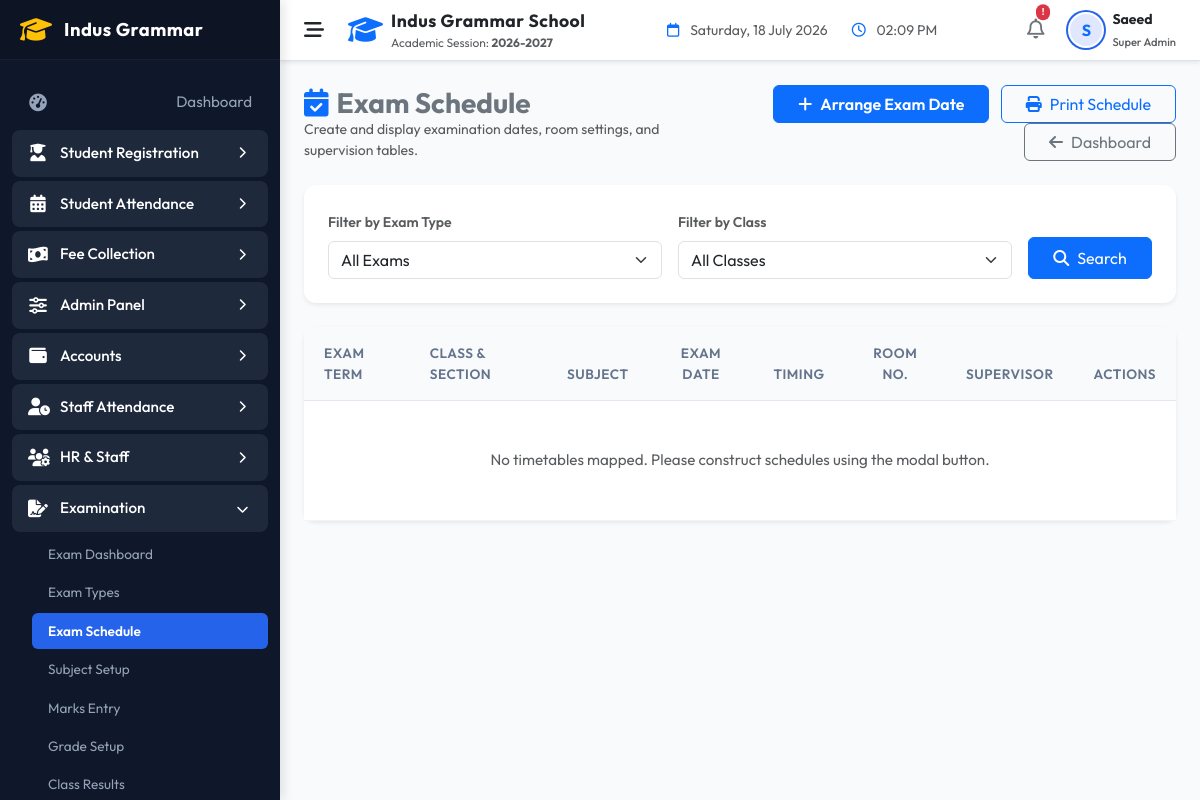
Before: /indus-grammar-school-erp/modules/examination/schedule.php (signed in) with the older database file.
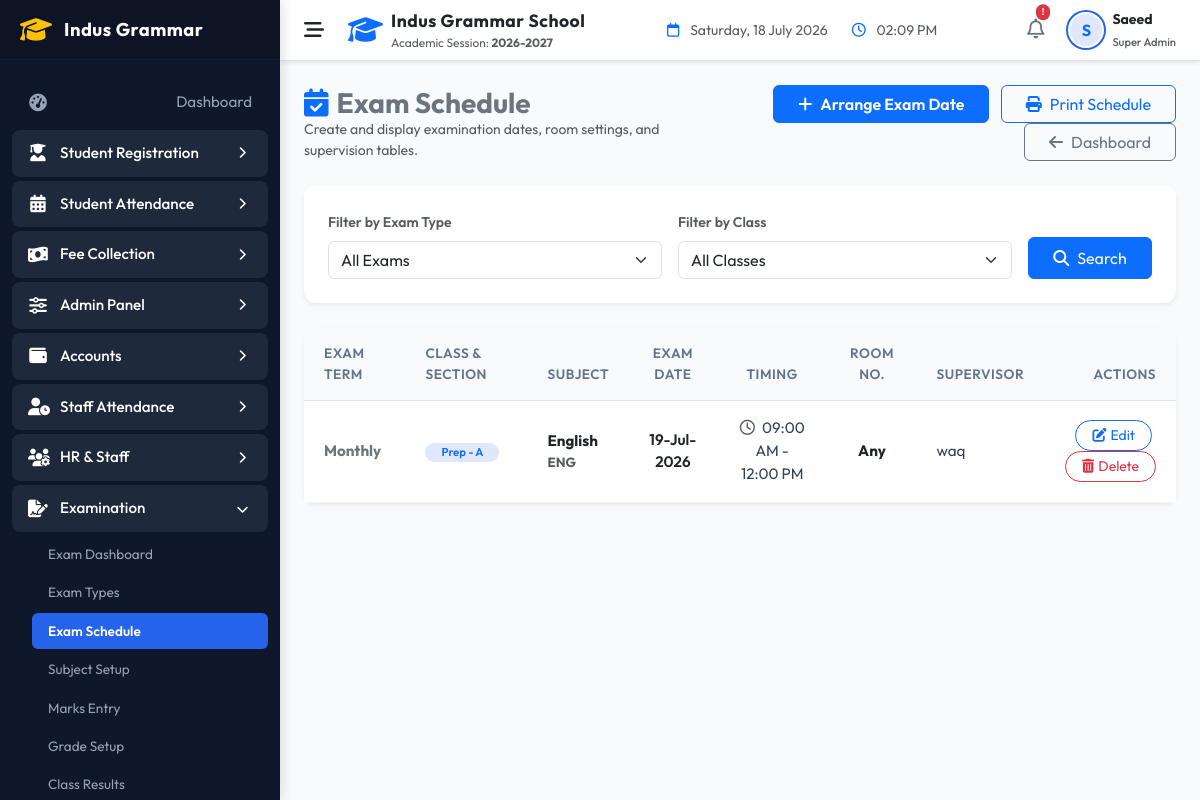
After: the same page with the newer database file.
### tables this page shows
CREATE TABLE `exam_schedule` (
  `id` int NOT NULL AUTO_INCREMENT,
  `exam_type_id` int NOT NULL,
  `class_id` int NOT NULL,
  `subject_id` int NOT NULL,
  `exam_date` date NOT NULL,
  `start_time` time DEFAULT NULL,
  `end_time` time DEFAULT NULL,
  `room` varchar(50) DEFAULT NULL,
  `supervisor` varchar(100) DEFAULT NULL,
  `created_at` timestamp NULL DEFAULT CURRENT_TIMESTAMP,
  PRIMARY KEY (`id`),
  KEY `exam_type_id` (`exam_type_id`),
  KEY `class_id` (`class_id`),
  KEY `subject_id` (`subject_id`),
  CONSTRAINT `exam_schedule_ibfk_1` FOREIGN KEY (`exam_type_id`) REFERENCES `exam_types` (`id`) ON DELETE CASCADE,
  CONSTRAINT `exam_schedule_ibfk_2` FOREIGN KEY (`class_id`) REFERENCES `classes` (`id`) ON DELETE CASCADE,
  CONSTRAINT `exam_schedule_ibfk_3` FOREIGN KEY (`subject_id`) REFERENCES `subjects` (`id`) ON DELETE CASCADE
);

CREATE TABLE `exam_types` (
  `id` int NOT NULL AUTO_INCREMENT,
  `exam_name` varchar(100) NOT NULL,
  `academic_session` varchar(50) NOT NULL,
  `academic_type` enum('School','Academy') NOT NULL DEFAULT 'School',
  `start_date` date NOT NULL,
  `end_date` date NOT NULL,
  `total_marks` int NOT NULL DEFAULT '100',
  `passing_percentage` decimal(5,2) NOT NULL DEFAULT '40.00',
  `status` enum('Active','Inactive') DEFAULT 'Active',
  `created_at` timestamp NULL DEFAULT CURRENT_TIMESTAMP,
  `updated_at` timestamp NULL DEFAULT CURRENT_TIMESTAMP ON UPDATE CURRENT_TIMESTAMP,
  PRIMARY KEY (`id`)
);

CREATE TABLE `classes` (
  `id` int NOT NULL AUTO_INCREMENT,
  `class_name` varchar(50) NOT NULL,
  `section` varchar(10) NOT NULL,
  `created_at` timestamp NULL DEFAULT CURRENT_TIMESTAMP,
  PRIMARY KEY (`id`),
  UNIQUE KEY `idx_class_section` (`class_name`,`section`)
);

CREATE TABLE `subjects` (
  `id` int NOT NULL AUTO_INCREMENT,
  `subject_name` varchar(100) NOT NULL,
  `subject_code` varchar(20) NOT NULL,
  `class_id` int NOT NULL,
  `total_marks` int NOT NULL DEFAULT '100',
  `created_at` timestamp NULL DEFAULT CURRENT_TIMESTAMP,
  `academic_type` enum('School','Academy') NOT NULL DEFAULT 'School',
  `passing_marks` int NOT NULL DEFAULT '40',
  `teacher_id` int DEFAULT NULL,
  `status` enum('Active','Inactive') DEFAULT 'Active',
  PRIMARY KEY (`id`),
  UNIQUE KEY `idx_subject_class` (`subject_code`,`class_id`),
  KEY `class_id` (`class_id`),
  KEY `fk_subject_teacher` (`teacher_id`),
  CONSTRAINT `fk_subject_teacher` FOREIGN KEY (`teacher_id`) REFERENCES `staff` (`id`) ON DELETE SET NULL,
  CONSTRAINT `subjects_ibfk_1` FOREIGN KEY (`class_id`) REFERENCES `classes` (`id`) ON DELETE CASCADE
);

### indus-grammar-school-erp/models/ExamSchedule.php (called while the page is built, shortened)
<?php
class ExamSchedule {
    public static function all(int $examTypeId = 0, int $classId = 0): array {
        try {
            $db = Database::getConnection();
            $sql = "
                SELECT es.*, et.exam_name, c.class_name, c.section, s.subject_name, s.subject_code
                FROM exam_schedule es
                JOIN exam_types et ON es.exam_type_id = et.id
                JOIN classes c ON es.class_id = c.id
                JOIN subjects s ON es.subject_id = s.id
                WHERE 1=1
            ";
            $params = [];
            $sql .= " ORDER BY es.exam_date ASC, es.start_time ASC";
            $stmt = $db->prepare($sql);
            $stmt->execute($params);
            return $stmt->fetchAll(PDO::FETCH_ASSOC);
        } catch (PDOException $e) {
            error_log("ExamSchedule::all error: " . $e->getMessage());
            return [];
        }
    }
}

### indus-grammar-school-erp/modules/examination/schedule.php (the view, shortened to what the changed rows need)
<?php
include_once __DIR__ . '/../../includes/header.php';
$userRole = $_SESSION['role_code'] ?? '';
$isStaff = in_array($userRole, [ROLE_SUPER_ADMIN, ROLE_SCHOOL_ADMIN, 'teacher', 'exam_controller']);
$selectedExam = isset($_GET['exam_type_id']) ? (int)$_GET['exam_type_id'] : 0;
$selectedClass = isset($_GET['class_id']) ? (int)$_GET['class_id'] : 0;
$schedules = ExamSchedule::all($selectedExam, $selectedClass);
?>
<div class="card border-0 shadow-sm" style="border-radius:12px;" id="schedulePrintArea">
    <div class="card-body p-0">
        <div class="table-responsive">
            <table class="table custom-table table-hover align-middle mb-0">
                <thead>
                    <tr>
                        <th>Exam Term</th>
                        <th>Class & Section</th>
                        <th>Subject</th>
                        <th class="text-center">Exam Date</th>
                        <th class="text-center">Timing</th>
                        <th class="text-center">Room No.</th>
                        <th>Supervisor</th>
                        <?php if ($isStaff): ?>
                            <th class="text-end d-print-none">Actions</th>
                        <?php endif; ?>
                    </tr>
                </thead>
                <tbody>
                    <?php if (empty($schedules)): ?>
                        <tr><td colspan="8" class="text-center py-5 text-muted">No timetables mapped. Please construct schedules using the modal button.</td></tr>
                    <?php else: foreach ($schedules as $s): ?>
                        <tr>
                            <td class="fw-bold text-secondary"><?php echo htmlspecialchars($s['exam_name']); ?></td>
                            <td><span class="badge bg-primary-soft text-primary px-3 py-1 rounded-pill fw-semibold"><?php echo htmlspecialchars($s['class_name'] . ' - ' . $s['section']); ?></span></td>
                            <td class="fw-bold text-dark">
                                <?php echo htmlspecialchars($s['subject_name']); ?>
                                <small class="text-muted d-block text-xs"><?php echo htmlspecialchars($s['subject_code']); ?></small>
                            </td>
                            <td class="text-center fw-semibold text-dark"><?php echo date('d-M-Y', strtotime($s['exam_date'])); ?></td>
                            <td class="text-center small">
                                <i class="fa-regular fa-clock text-muted me-1"></i>
                                <?php echo date('h:i A', strtotime($s['start_time'])); ?> - <?php echo date('h:i A', strtotime($s['end_time'])); ?>
                            </td>
                            <td class="text-center fw-bold text-dark"><?php echo htmlspecialchars($s['room'] ?: '—'); ?></td>
                            <td><?php echo htmlspecialchars($s['supervisor'] ?: '—'); ?></td>
                            <?php if ($isStaff): ?>
                                <td class="text-end d-print-none">
                                    <button class="btn btn-sm btn-outline-primary rounded-pill px-3 me-1" onclick='editSchedule(<?php echo json_encode($s); ?>)'>
                                        <i class="fa-solid fa-pen-to-square me-1"></i>Edit
                                    </button>
                                    <button class="btn btn-sm btn-outline-danger btn-delete rounded-pill px-3" data-id="<?php echo $s['id']; ?>">
                                        <i class="fa-solid fa-trash-can me-1"></i>Delete
                                    </button>
                                </td>
                            <?php endif; ?>
                        </tr>
                    <?php endforeach; endif; ?>
                </tbody>
            </table>
        </div>
    </div>
</div>
<?php
include_once __DIR__ . '/../../includes/footer.php'; ?>

Changed rows visible on the page:
added exam_schedule: exam_type.exam_name "Monthly", class.section "Prep - A", subject.subject_name "English", subject.subject_code "ENG", exam_date "19-Jul-2026", start_time "09:00 AM", end_time "12:00 PM", room "Any", supervisor "waq"
Other visible differences:
text no longer shown: "No timetables mapped. Please construct schedules using the modal button."
